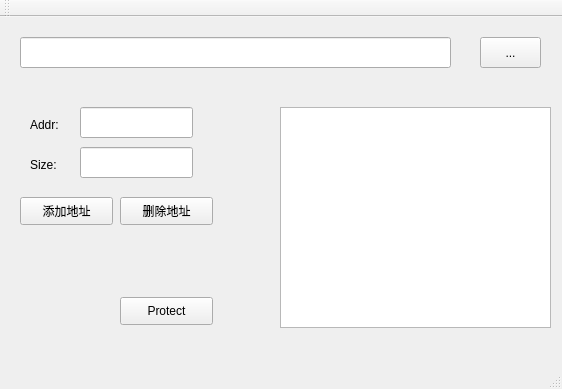
<?xml version="1.0" encoding="UTF-8"?>
<ui version="4.0">
 <class>MainWindow</class>
 <widget class="QMainWindow" name="MainWindow">
  <property name="geometry">
   <rect>
    <x>0</x>
    <y>0</y>
    <width>562</width>
    <height>389</height>
   </rect>
  </property>
  <property name="windowTitle">
   <string>MainWindow</string>
  </property>
  <widget class="QWidget" name="centralWidget">
   <widget class="QLineEdit" name="AddrEdit">
    <property name="geometry">
     <rect>
      <x>80</x>
      <y>90</y>
      <width>113</width>
      <height>31</height>
     </rect>
    </property>
   </widget>
   <widget class="QPushButton" name="ProtectButton">
    <property name="geometry">
     <rect>
      <x>120</x>
      <y>280</y>
      <width>93</width>
      <height>28</height>
     </rect>
    </property>
    <property name="text">
     <string>Protect</string>
    </property>
   </widget>
   <widget class="QLabel" name="label">
    <property name="geometry">
     <rect>
      <x>30</x>
      <y>100</y>
      <width>51</width>
      <height>16</height>
     </rect>
    </property>
    <property name="text">
     <string>Addr:</string>
    </property>
   </widget>
   <widget class="QLineEdit" name="SizeEdit">
    <property name="geometry">
     <rect>
      <x>80</x>
      <y>130</y>
      <width>113</width>
      <height>31</height>
     </rect>
    </property>
   </widget>
   <widget class="QLabel" name="label_2">
    <property name="geometry">
     <rect>
      <x>30</x>
      <y>140</y>
      <width>51</width>
      <height>16</height>
     </rect>
    </property>
    <property name="text">
     <string>Size:</string>
    </property>
   </widget>
   <widget class="QPushButton" name="AddAddressButton">
    <property name="geometry">
     <rect>
      <x>20</x>
      <y>180</y>
      <width>93</width>
      <height>28</height>
     </rect>
    </property>
    <property name="text">
     <string>添加地址</string>
    </property>
   </widget>
   <widget class="QTableView" name="ProtectTableView">
    <property name="geometry">
     <rect>
      <x>280</x>
      <y>90</y>
      <width>271</width>
      <height>221</height>
     </rect>
    </property>
   </widget>
   <widget class="QPushButton" name="pushButton">
    <property name="geometry">
     <rect>
      <x>120</x>
      <y>180</y>
      <width>93</width>
      <height>28</height>
     </rect>
    </property>
    <property name="text">
     <string>删除地址</string>
    </property>
   </widget>
   <widget class="QLineEdit" name="PatchEdit">
    <property name="geometry">
     <rect>
      <x>20</x>
      <y>20</y>
      <width>431</width>
      <height>31</height>
     </rect>
    </property>
   </widget>
   <widget class="QToolButton" name="OpenFileButton">
    <property name="geometry">
     <rect>
      <x>480</x>
      <y>20</y>
      <width>61</width>
      <height>31</height>
     </rect>
    </property>
    <property name="text">
     <string>...</string>
    </property>
   </widget>
  </widget>
  <widget class="QMenuBar" name="menuBar">
   <property name="geometry">
    <rect>
     <x>0</x>
     <y>0</y>
     <width>562</width>
     <height>26</height>
    </rect>
   </property>
  </widget>
  <widget class="QToolBar" name="mainToolBar">
   <attribute name="toolBarArea">
    <enum>TopToolBarArea</enum>
   </attribute>
   <attribute name="toolBarBreak">
    <bool>false</bool>
   </attribute>
  </widget>
  <widget class="QStatusBar" name="statusBar"/>
 </widget>
 <layoutdefault spacing="6" margin="11"/>
 <resources/>
 <connections/>
</ui>
